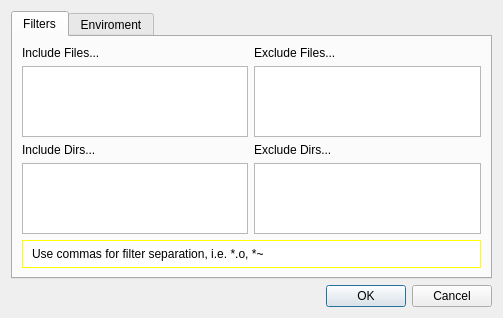
<?xml version="1.0" encoding="UTF-8"?>
<ui version="4.0">
 <class>FSSettingsDialog</class>
 <widget class="QDialog" name="FSSettingsDialog">
  <property name="geometry">
   <rect>
    <x>0</x>
    <y>0</y>
    <width>503</width>
    <height>290</height>
   </rect>
  </property>
  <property name="windowTitle">
   <string>File System Panel Settings</string>
  </property>
  <layout class="QVBoxLayout" name="verticalLayout">
   <item>
    <widget class="QTabWidget" name="tabWidget">
     <property name="currentIndex">
      <number>0</number>
     </property>
     <widget class="QWidget" name="tabFilters">
      <attribute name="title">
       <string>Filters</string>
      </attribute>
      <layout class="QGridLayout" name="gridLayout">
       <item row="0" column="0">
        <widget class="QLabel" name="label">
         <property name="text">
          <string>Include Files...</string>
         </property>
        </widget>
       </item>
       <item row="0" column="1">
        <widget class="QLabel" name="label_2">
         <property name="text">
          <string>Exclude Files...</string>
         </property>
        </widget>
       </item>
       <item row="1" column="0">
        <widget class="QTextEdit" name="texteditIncludeFiles"/>
       </item>
       <item row="1" column="1">
        <widget class="QTextEdit" name="texteditExcludeFiles"/>
       </item>
       <item row="2" column="0">
        <widget class="QLabel" name="label_3">
         <property name="text">
          <string>Include Dirs...</string>
         </property>
        </widget>
       </item>
       <item row="2" column="1">
        <widget class="QLabel" name="label_4">
         <property name="text">
          <string>Exclude Dirs...</string>
         </property>
        </widget>
       </item>
       <item row="3" column="0">
        <widget class="QTextEdit" name="texteditIncludeDirs"/>
       </item>
       <item row="3" column="1">
        <widget class="QTextEdit" name="texteditExcludeDirs"/>
       </item>
       <item row="4" column="0" colspan="2">
        <widget class="QLabel" name="label_5">
         <property name="styleSheet">
          <string notr="true">QLabel {
	border: 1px solid yellow;
	background: white;
	padding: 6px;
}</string>
         </property>
         <property name="text">
          <string>Use commas for filter separation, i.e. *.o, *~</string>
         </property>
        </widget>
       </item>
      </layout>
     </widget>
     <widget class="QWidget" name="tabEnviroment">
      <attribute name="title">
       <string>Enviroment</string>
      </attribute>
      <layout class="QVBoxLayout" name="verticalLayout_2">
       <item>
        <widget class="QTableView" name="tableView"/>
       </item>
      </layout>
     </widget>
    </widget>
   </item>
   <item>
    <widget class="QDialogButtonBox" name="buttonBox">
     <property name="orientation">
      <enum>Qt::Horizontal</enum>
     </property>
     <property name="standardButtons">
      <set>QDialogButtonBox::Cancel|QDialogButtonBox::Ok</set>
     </property>
    </widget>
   </item>
  </layout>
 </widget>
 <resources/>
 <connections>
  <connection>
   <sender>buttonBox</sender>
   <signal>accepted()</signal>
   <receiver>FSSettingsDialog</receiver>
   <slot>accept()</slot>
   <hints>
    <hint type="sourcelabel">
     <x>248</x>
     <y>254</y>
    </hint>
    <hint type="destinationlabel">
     <x>157</x>
     <y>274</y>
    </hint>
   </hints>
  </connection>
  <connection>
   <sender>buttonBox</sender>
   <signal>rejected()</signal>
   <receiver>FSSettingsDialog</receiver>
   <slot>reject()</slot>
   <hints>
    <hint type="sourcelabel">
     <x>316</x>
     <y>260</y>
    </hint>
    <hint type="destinationlabel">
     <x>286</x>
     <y>274</y>
    </hint>
   </hints>
  </connection>
 </connections>
</ui>
